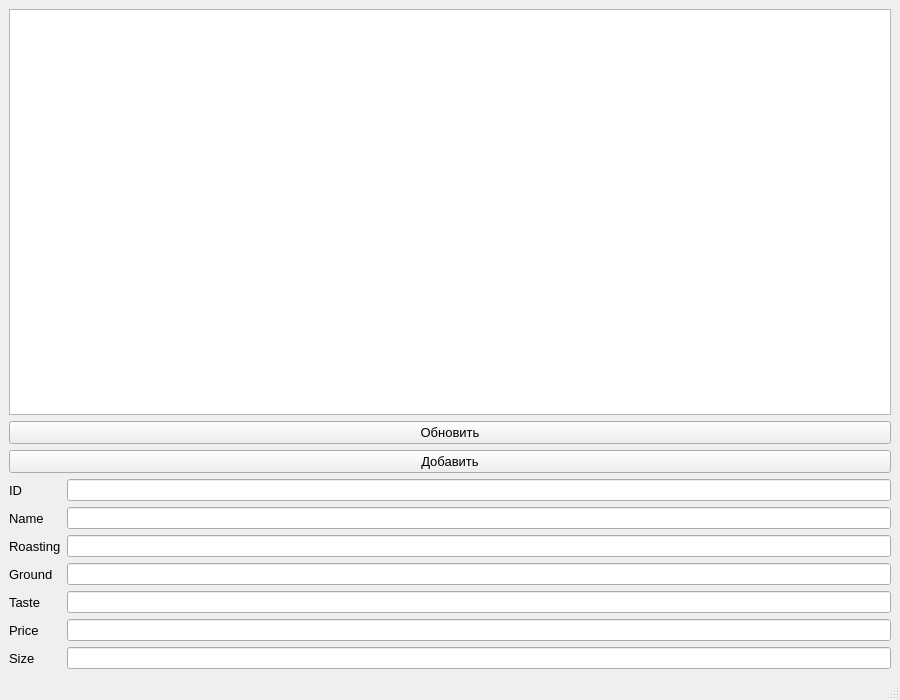
<?xml version="1.0" encoding="UTF-8"?>
<ui version="4.0">
 <class>MainWindow</class>
 <widget class="QMainWindow" name="MainWindow">
  <property name="geometry">
   <rect>
    <x>0</x>
    <y>0</y>
    <width>900</width>
    <height>700</height>
   </rect>
  </property>
  <property name="windowTitle">
   <string>MainWindow</string>
  </property>
  <widget class="QWidget" name="centralwidget">
   <layout class="QFormLayout" name="formLayout">
    <item row="0" column="0" colspan="2">
     <widget class="QTableWidget" name="tableWidget"/>
    </item>
    <item row="1" column="0" colspan="2">
     <widget class="QPushButton" name="pushButton">
      <property name="font">
       <font>
        <pointsize>10</pointsize>
       </font>
      </property>
      <property name="text">
       <string>Обновить</string>
      </property>
     </widget>
    </item>
    <item row="2" column="0" colspan="2">
     <widget class="QPushButton" name="pushButton_2">
      <property name="font">
       <font>
        <pointsize>10</pointsize>
       </font>
      </property>
      <property name="text">
       <string>Добавить</string>
      </property>
     </widget>
    </item>
    <item row="3" column="0">
     <widget class="QLabel" name="label">
      <property name="font">
       <font>
        <pointsize>10</pointsize>
       </font>
      </property>
      <property name="text">
       <string>ID</string>
      </property>
     </widget>
    </item>
    <item row="3" column="1">
     <widget class="QLineEdit" name="lineEdit"/>
    </item>
    <item row="4" column="0">
     <widget class="QLabel" name="label_2">
      <property name="font">
       <font>
        <pointsize>10</pointsize>
       </font>
      </property>
      <property name="text">
       <string>Name</string>
      </property>
     </widget>
    </item>
    <item row="4" column="1">
     <widget class="QLineEdit" name="lineEdit_2"/>
    </item>
    <item row="5" column="0">
     <widget class="QLabel" name="label_3">
      <property name="font">
       <font>
        <pointsize>10</pointsize>
       </font>
      </property>
      <property name="text">
       <string>Roasting</string>
      </property>
     </widget>
    </item>
    <item row="5" column="1">
     <widget class="QLineEdit" name="lineEdit_3"/>
    </item>
    <item row="6" column="0">
     <widget class="QLabel" name="label_4">
      <property name="font">
       <font>
        <pointsize>10</pointsize>
       </font>
      </property>
      <property name="text">
       <string>Ground</string>
      </property>
     </widget>
    </item>
    <item row="6" column="1">
     <widget class="QLineEdit" name="lineEdit_4"/>
    </item>
    <item row="7" column="0">
     <widget class="QLabel" name="label_5">
      <property name="font">
       <font>
        <pointsize>10</pointsize>
       </font>
      </property>
      <property name="text">
       <string>Taste</string>
      </property>
     </widget>
    </item>
    <item row="7" column="1">
     <widget class="QLineEdit" name="lineEdit_5"/>
    </item>
    <item row="8" column="0">
     <widget class="QLabel" name="label_6">
      <property name="font">
       <font>
        <pointsize>10</pointsize>
       </font>
      </property>
      <property name="text">
       <string>Price</string>
      </property>
     </widget>
    </item>
    <item row="8" column="1">
     <widget class="QLineEdit" name="lineEdit_6"/>
    </item>
    <item row="9" column="0">
     <widget class="QLabel" name="label_7">
      <property name="font">
       <font>
        <pointsize>10</pointsize>
       </font>
      </property>
      <property name="text">
       <string>Size</string>
      </property>
     </widget>
    </item>
    <item row="9" column="1">
     <widget class="QLineEdit" name="lineEdit_7"/>
    </item>
   </layout>
  </widget>
  <widget class="QStatusBar" name="statusBar"/>
 </widget>
 <resources/>
 <connections/>
</ui>
